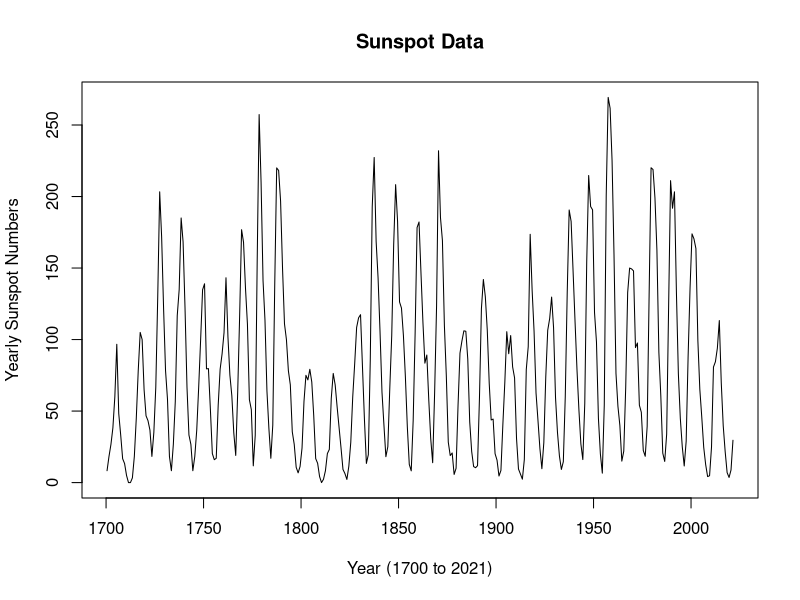
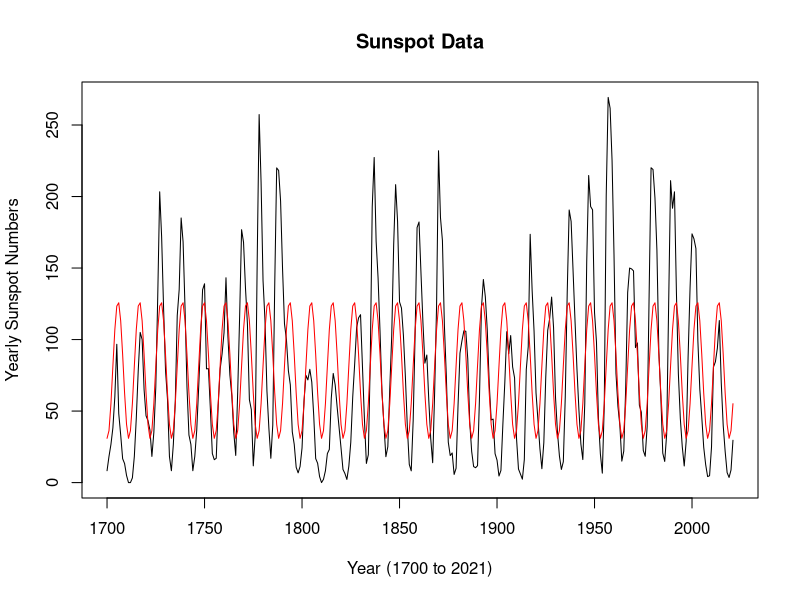
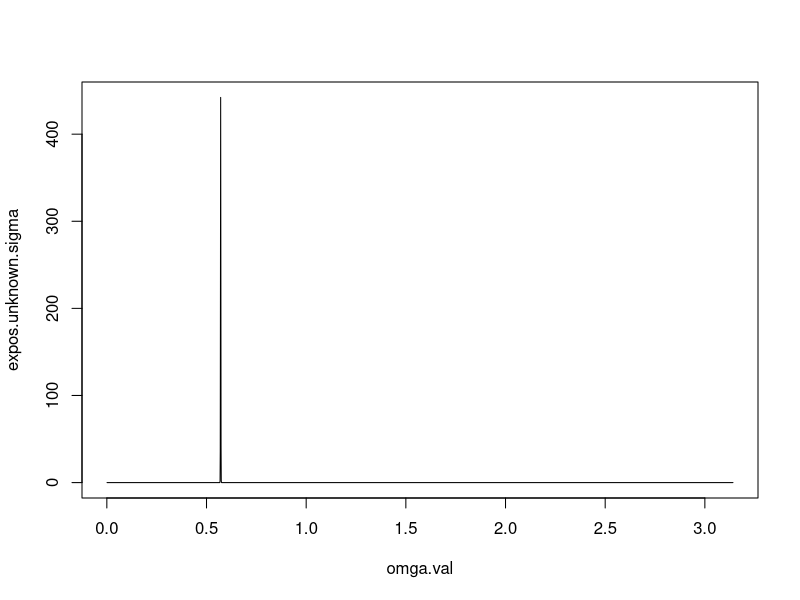
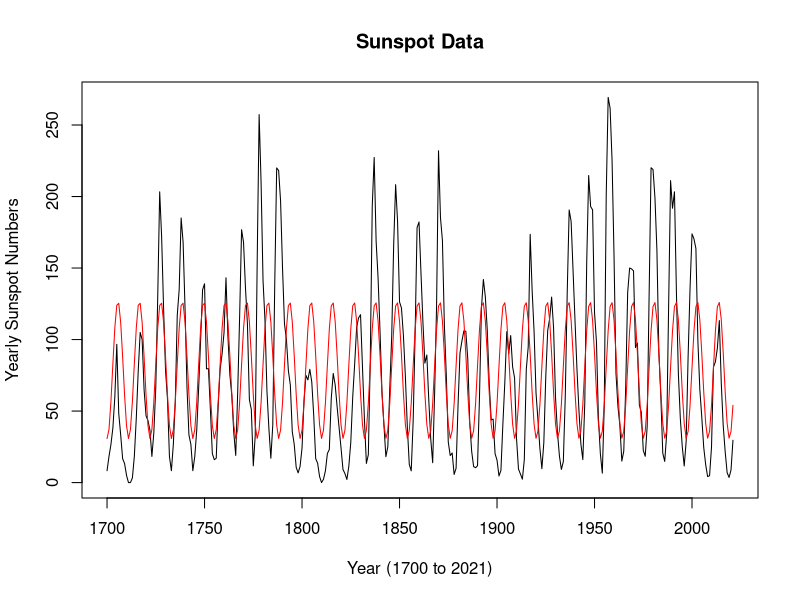
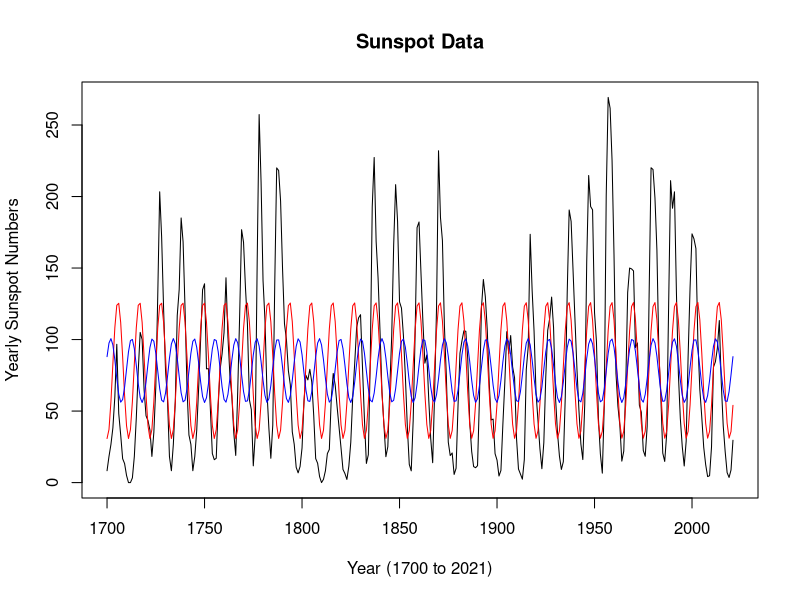
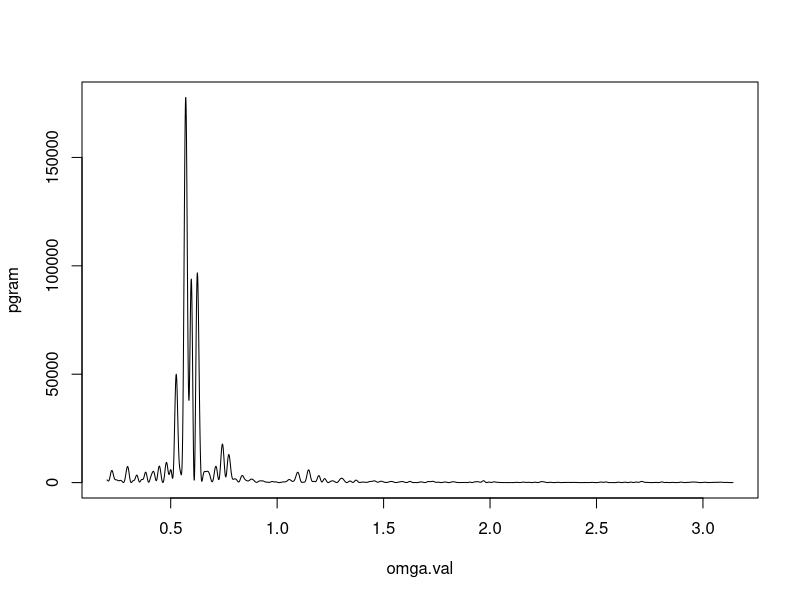
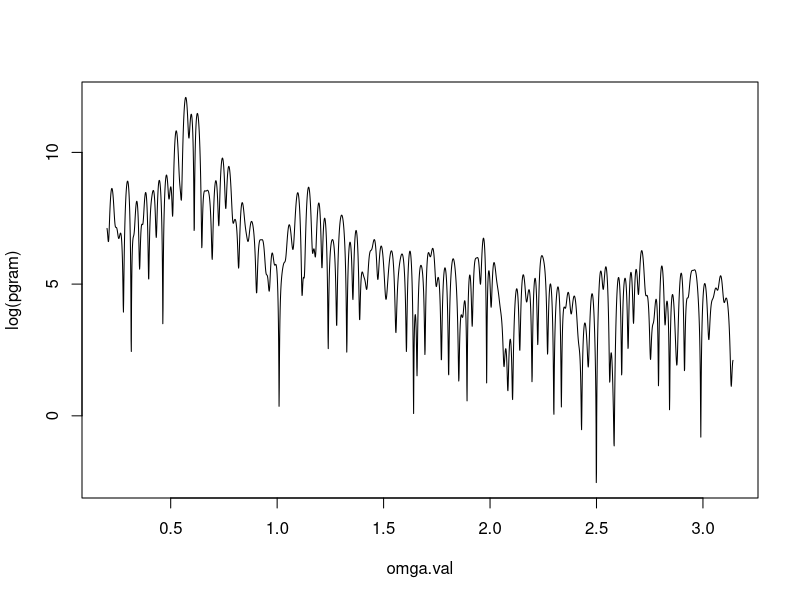

These figures' R source, in order:
#In the last lecture, we studied simple models for trend and seasonality in time series datasets. These models were all fit by linear regression
#In some situations however, we are forced to deal with nonlinear regression. We shall learn how to fit a nonlinear regression model by Bayesian methods. 
#Consider the following concrete example:
sunspots.data = read.delim("SN_y_tot_V2.0_25Aug2022.txt", header = F, sep = "")
#Data description here: https://www.sidc.be/silso/infosnytot
#Column 1 is the year (2020.5 refers to the year 2020 for example); Column 2 is the yearly mean total sunspot number (this is obtained by taking a simple arithmetic mean of the daily total sunspot number over all days of the each year). Column 3 is the yearly mean standard deviation of the sunspot numbers from individual stations and Column 4 is the number of observations used to compute the yearly mean total sunspot number (-1 indicates missing value)
head(sunspots.data)
sunspots = sunspots.data[,1:2]
plot(sunspots[,1], sunspots[,2], xlab = "Year (1700 to 2021)", ylab = "Yearly Sunspot Numbers", type = "l", main = "Sunspot Data")
#Some background: According to wikipedia, sunspots are temporary phenomena on the Sun's photosphere that appear as spots darker than the surrounding areas. Their number varies according to the approximately 11-year solar cycle. Data description (from http://www.sidc.be/silso/infosnytot): Yearly mean total sunspot number obtained by taking a simple arithmetic mean of the daily total sunspot number over all days of each year. (NB: in early years in particular before 1749, the means are computed on only a fraction of the days in each year because on many days, no observation is available).
#ARMA models originated through the analysis of this data (by Yule in 1923 who invented the AR(2) model while studying the Sunspots Data). 

#How do we model the seasonal trend this dataset?

#Because wikipedia says there is an approximately 11-year cycle for the sunspots, we can try to fit a sinusoid with period 11 years
tme = 1700:2021
freq = (2*pi*(1/11))
x1 = cos(tme*freq)
x2 = sin(tme*freq)
md = lm(sunspots[,2] ~ x1 + x2)
summary(md)

plot(tme, sunspots[,2], xlab = "Year (1700 to 2021)", ylab = "Yearly Sunspot Numbers", type = "l", main = "Sunspot Data")
points(tme, md$fitted.values, type = "l", col = "red")
#The fit seems reasonable though not great. The following questions naturally arise here. What about other values of frequency? How about 10.5 year cycle or 11.5 year cycle? Do these periods also fit the data equally well? How was the approximate 11 year period determined in the first place? What is the uncertainty in this approximation?
#To answer these questions, it makes sense to work with a model with unknown frequency omega. This is however a nonlinear regression model. 

#Bayesian posterior for the nonlinear regression model
n = length(tme)
grid.res = 0.001
omga.val = seq(0.001, pi, grid.res)
X = matrix(1, nrow = n, ncol = 3)
expos.unknown.sigma = rep(-1, length(omga.val)) #exact posterior with known sigma
log.values = rep(-1, length(omga.val))
log.det.term = rep(-1, length(omga.val))
for(i in 1:length(omga.val))
{
    X[,2] = cos(omga.val[i]*tme)
    X[,3] = sin(omga.val[i]*tme)
    mod = lm(sunspots[,2] ~ X)
    log.value = ((ncol(X) - n)/2)*(log(sum(mod$residuals^2))) - (0.5*(log(det(t(X) %*% X))))
    log.det.term[i] = (0.5*(log(det(t(X) %*% X))))
    log.values[i] = log.value
}
log.values = log.values - max(log.values) #scaling to remove large values 
expos.unknown.sigma = exp(log.values)
expos.unknown.sigma = (expos.unknown.sigma/sum(expos.unknown.sigma))/grid.res
plot(omga.val, expos.unknown.sigma, type = "l")

#The posterior is quite peaked. We can get a point estimate by the frequency which maximizes the posterior: 
ind.max = which.max(expos.unknown.sigma)
est.freq = omga.val[ind.max] #posterior maximizer
est.freq
#This corresponds to the following estimate of the period: 
period.est = (2*pi)/(omga.val[ind.max])
period.est

#Evaluate fit with this period:
x1 = cos(tme*est.freq)
x2 = sin(tme*est.freq)
mod = lm(sunspots[,2] ~ x1 + x2)
summary(mod)

plot(tme, sunspots[,2], xlab = "Year (1700 to 2021)", ylab = "Yearly Sunspot Numbers", type = "l", main = "Sunspot Data")
points(tme, mod$fitted.values, type = "l", col = "red")

#We can also construct at uncertainty intervals containing say 95% of posterior mass (these are called credible intervals):  
postmass = function(s)
{
   return((sum(expos.unknown.sigma[(ind.max - s) : (ind.max + s)]))*grid.res)
}
lapply(1:10, postmass)
s = 2
c(omga.val[ind.max - s], omga.val[ind.max + s])
#This corresponds to the following interval for the period: 
c((2*pi)/(omga.val[ind.max + s]), (2*pi)/(omga.val[ind.max - s]))

#We can also look at the posterior mean and standard deviation: 
pm = (sum(omga.val*expos.unknown.sigma))*grid.res
pm
#Posterior standard deviation:
psd = sqrt((sum(((omga.val - pm)^2)*expos.unknown.sigma))*grid.res)
psd
c(pm - 2*psd, pm + 2*psd)
#corresponds to the following interval for the period: 
c((2*pi)/(pm+2*psd), (2*pi)/(pm-2*psd))

#Note the huge peak in the posterior. This basically means that if we are slightly off from the maximizing frequency, the fit to the data will be significantly deteriorated. For example: 
try.period = 10.7
try.freq = 2*pi*(1/try.period)
x1 = cos(tme*try.freq)
x2 = sin(tme*try.freq)
mod2 = lm(sunspots[,2] ~ x1 + x2)
summary(mod2)

plot(tme, sunspots[,2], xlab = "Year (1700 to 2021)", ylab = "Yearly Sunspot Numbers", type = "l", main = "Sunspot Data")
points(tme, mod$fitted.values, type = "l", col = "red")
points(tme, mod2$fitted.values, type = "l", col = "blue")
#Even though 10.7 seems quite close to 11, the fit gets noticeably worse

#Approximate Computation (checking whether the X^T X matrix is diagonal)
omag = 1
omag = 2*pi*(45/n) #Fourier Frequency
omag = 2*pi*(45.5/n)
X = matrix(1, nrow = n, ncol = 3)
X[,2] = cos(omag*tme)
X[,3] = sin(omag*tme)
t(X)%*%X


#Calculating the periodogram: 
grid.res = 0.001
omga.val = seq(0.201, pi, grid.res)
pgram = rep(-1, length(omga.val))
yy = sunspots[,2]
n = length(yy)
for(i in 1:length(omga.val))
{
    pgram[i] = (((sum(yy * cos(omga.val[i]*tme)))^2) + ((sum(yy * sin(omga.val[i]*tme)))^2))/n
}
plot(omga.val, pgram, type = "l")
plot(omga.val, log(pgram), type = "l")
omga.val[which.max(pgram)]


